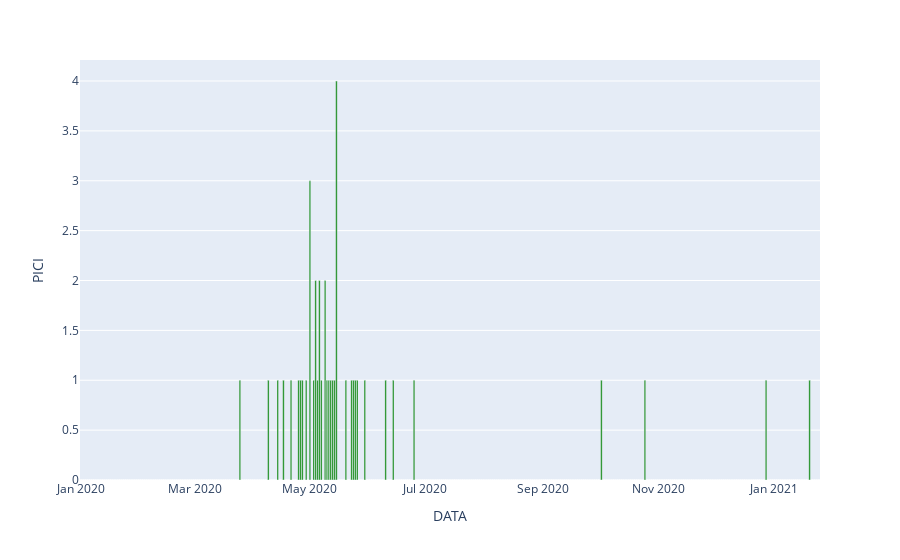

The code cell stored with this chart in its notebook:
### Code cell
figmorte=px.bar(mortes, x="DATA", y=localidade)
figmorte.update_traces(marker_color = 'red')
figmorte

### Figure 1 — Plotly figure (JSON) as saved in the notebook; plotly's stock layout.template omitted (floating-point values rounded to 4 significant figures; data arrays with more than 128 entries replaced by an {"elided": "..."} marker saying what was removed)
{"data": [{"alignmentgroup": "True", "hovertemplate": "DATA=%{x}<br>PICI=%{y}<extra></extra>", "legendgroup": "", "marker": {"color": "green", "pattern": {"shape": ""}}, "name": "", "offsetgroup": "", "orientation": "v", "showlegend": false, "textposition": "auto", "type": "bar", "x": {"elided": "391 str values"}, "xaxis": "x", "y": {"elided": "391 int values"}, "yaxis": "y"}], "layout": {"barmode": "relative", "legend": {"tracegroupgap": 0}, "margin": {"t": 60}, "xaxis": {"anchor": "y", "domain": [0, 1], "title": {"text": "DATA"}}, "yaxis": {"anchor": "x", "domain": [0, 1], "title": {"text": "PICI"}}}}
